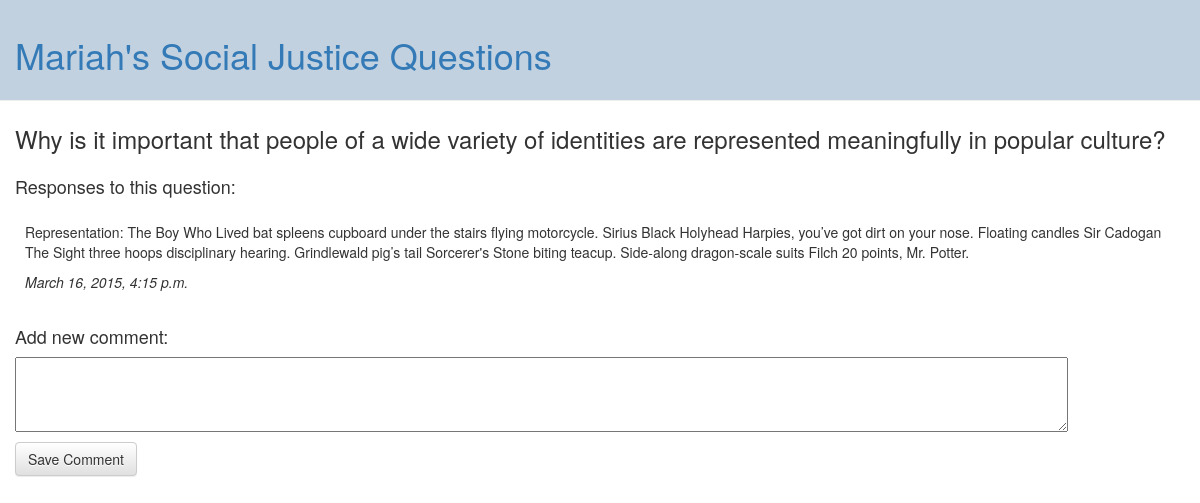
The page /question/3/ on the database as committed earlier.
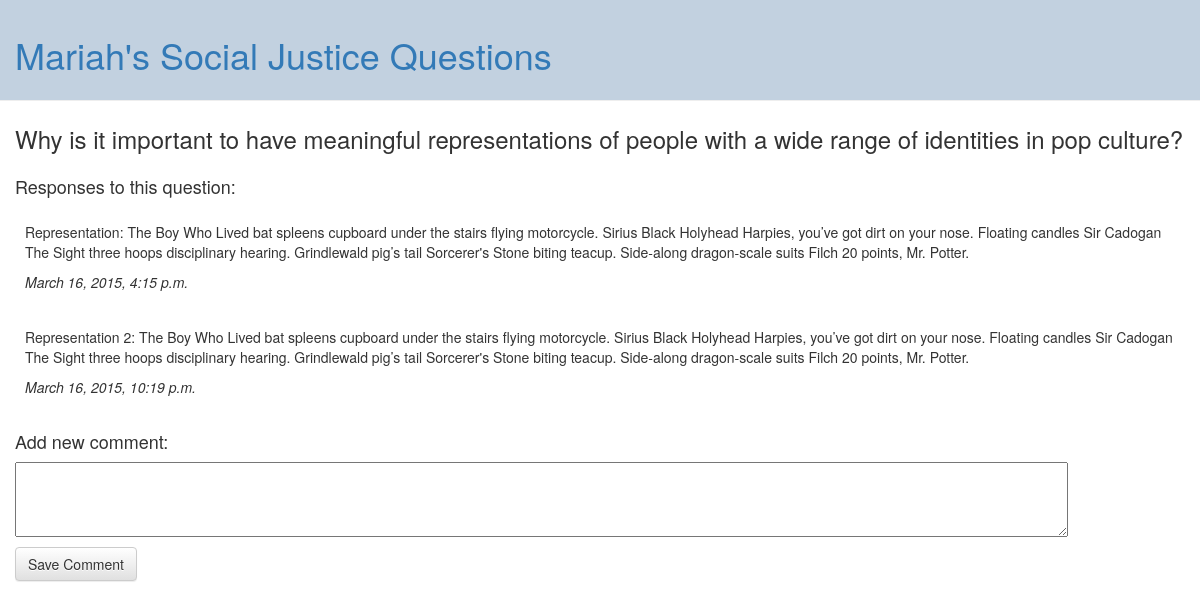
The same page on the database as committed later.
### questionblog/models.py (models this page shows)
class Question(models.Model):
	title = models.CharField(max_length=200)
	text = models.TextField()

class Comment(models.Model):
	text = models.TextField()
	created_date = models.DateTimeField(default=timezone.now)
	question = models.ForeignKey('Question')

### questionblog/views.py (the view)
# urls.py: url(r'^question/(?P<pk>[0-9]+)/$', views.question_comments),
def question_comments(request, pk):
	question = get_object_or_404(Question, pk=pk)
	comments = Comment.objects.filter(question=pk)
	if request.method == "POST":
		form =  CommentForm(request.POST)
		if form.is_valid():
			comment = form.save(commit=False)
			comment.question = question
			comment.save()
		return redirect('questionblog.views.question_comments', pk=pk)
	else:
		form = CommentForm()
	return render(request, 'questionblog/question_comments.html', {'question' : question, 'comments' : comments, 'form': form})

### questionblog/forms.py
class CommentForm(forms.ModelForm):
	class Meta:
		model = Comment
		fields = ('text',)
		labels = {
			'text': '',
		}

### questionblog/templates/questionblog/question_comments.html
{% extends 'questionblog/base.html' %}
{% block content %}
	<div class='question-display'>
		<h3>{{ question.text|linebreaks }}</h3>
	</div>
	<div class='response-header'>
		<p><h4>Responses to this question:</h4></p>
	</div>
	{% for comment in comments %}
		<div class='comment'>
			<div>
				<p>{{ comment.text|linebreaks }}</p>
			</div>
			<div class='comment-date'>
				<p>{{ comment.created_date }}</p>
			</div>
		</div>
	{% endfor %}
	<div class='comment-form'>
		<h4>Add new comment:</h4>
		<form method="POST" class='comment-box'>{% csrf_token %}
			{{ form.as_p }}
			<button type="submit" class="save btn btn-default">Save Comment</button>
		</form>
	</div>
{% endblock content %}

Rows that differ between the two databases and show on the page:
changed Question: text "Why is it important that people of a wide variety of identities are represented meaningfully in popular culture?" → "Why is it important to have meaningful representations of people with a wide range of identities in pop culture?"
added Comment: text "Representation 2: The Boy Who Lived bat spleens cupboard under the stairs flying motorcycle. Sirius Black Holyhead Harpies, you’ve got dirt on your nose. Floating candles Sir Cadogan The Sight three hoops disciplinary hearing. Grindlewald pig’s tail Sorcerer's Stone biting teacup. Side-along dragon-scale suits Filch 20 points, Mr. Potter.", created_date "March 16, 2015, 10:19 p.m."
